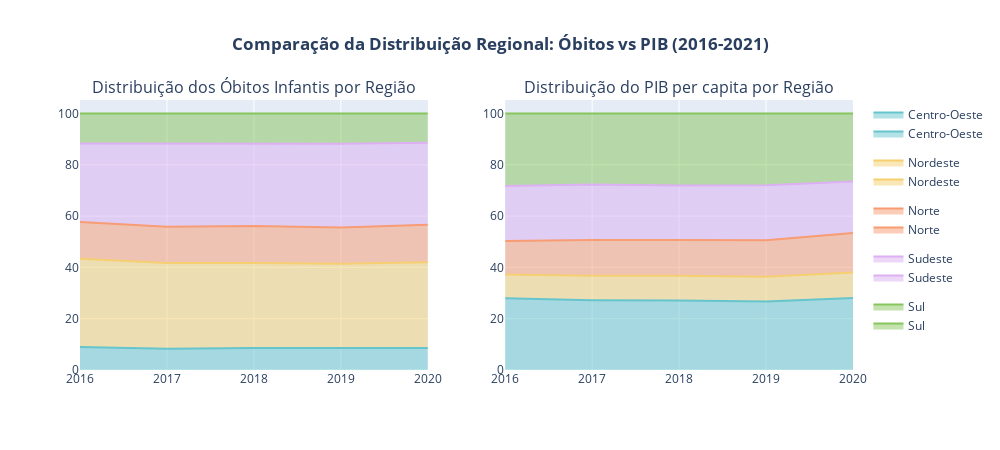

Notebook cell for this chart:
### Markdown cell above
#### 📊 Análise da Relação entre PIB per Capita e Mortalidade Infantil
Investigar se existe correlação significativa entre o desenvolvimento econômico regional (medido pelo PIB per capita) e os índices de mortalidade infantil no período 2016-2021.

### Code cell
# 1. Preparação dos dados
df_obitos = pd.read_csv('dataFrame/BrStatsAtualizada.csv', sep=';', low_memory=False)
df_pib = pd.read_csv('pib_per_capita/pib_per_capita_regioes.csv')

# Converter dados numéricos
df_obitos['NrObitosInfantis'] = df_obitos['NrObitosInfantis'].astype(str).str.replace('.','').str.replace(',','.').astype(float)
df_obitos['Ano'] = df_obitos['Ano'].astype(str)
df_pib['Ano'] = df_pib['Ano'].astype(str)

# Agregar e juntar dados
df_agregado = df_obitos.groupby(['Ano', 'Regiao'])['NrObitosInfantis'].sum().reset_index()
df_final = pd.merge(df_agregado, df_pib, on=['Ano', 'Regiao'])

# 2. Criar gráfico de área percentual para Óbitos
fig_obitos = px.area(
    df_final,
    x='Ano',
    y='NrObitosInfantis',
    color='Regiao',
    title='<b>Distribuição Percentual dos Óbitos Infantis por Região</b>',
    labels={'NrObitosInfantis': 'Participação % nos Óbitos', 'Ano': 'Ano'},
    groupnorm='percent',  # Normaliza para 100%
    color_discrete_sequence=px.colors.qualitative.Pastel
)

# 3. Criar gráfico de área percentual para PIB
fig_pib = px.area(
    df_final,
    x='Ano',
    y='PIB_per_capita',
    color='Regiao',
    title='<b>Distribuição Percentual do PIB per capita por Região</b>',
    labels={'PIB_per_capita': 'Participação % no PIB', 'Ano': 'Ano'},
    groupnorm='percent',  # Normaliza para 100%
    color_discrete_sequence=px.colors.qualitative.Pastel
)

# 4. Ajustar layouts
for fig in [fig_obitos, fig_pib]:
    fig.update_layout(
        height=400,
        width=800,
        hovermode='x unified',
        yaxis=dict(ticksuffix='%'),
        legend=dict(orientation='h', yanchor='bottom', y=1.02),
        margin=dict(l=50, r=50, t=80, b=50)
    )
    fig.update_traces(
        hovertemplate='<b>%{color}</b><br>Ano: %{x}<br>Participação: %{y:.1f}%'
    )

# 5. Exibir gráficos lado a lado
from plotly.subplots import make_subplots

final_fig = make_subplots(rows=1, cols=2, subplot_titles=(
    'Distribuição dos Óbitos Infantis por Região',
    'Distribuição do PIB per capita por Região'
))

for trace in fig_obitos.data:
    final_fig.add_trace(trace, row=1, col=1)
    
for trace in fig_pib.data:
    final_fig.add_trace(trace, row=1, col=2)

final_fig.update_layout(
    height=450,
    width=1000,
    showlegend=True,
    title_text='<b>Comparação da Distribuição Regional: Óbitos vs PIB (2016-2021)</b>',
    title_x=0.5
)

final_fig.show()

### Figure 1 — Plotly figure (JSON) as saved in the notebook; plotly's stock layout.template omitted (floating-point values rounded to 4 significant figures)
{"data": [{"fillpattern": {"shape": ""}, "groupnorm": "percent", "hovertemplate": "<b>%{color}</b><br>Ano: %{x}<br>Participação: %{y:.1f}%", "legendgroup": "Centro-Oeste", "line": {"color": "rgb(102, 197, 204)"}, "marker": {"symbol": "circle"}, "mode": "lines", "name": "Centro-Oeste", "orientation": "v", "showlegend": true, "stackgroup": "1", "type": "scatter", "x": ["2016", "2017", "2018", "2019", "2020"], "xaxis": "x", "y": [2978.0, 2845.0, 2901.0, 2854.0, 2578.0], "yaxis": "y"}, {"fillpattern": {"shape": ""}, "groupnorm": "percent", "hovertemplate": "<b>%{color}</b><br>Ano: %{x}<br>Participação: %{y:.1f}%", "legendgroup": "Nordeste", "line": {"color": "rgb(246, 207, 113)"}, "marker": {"symbol": "circle"}, "mode": "lines", "name": "Nordeste", "orientation": "v", "showlegend": true, "stackgroup": "1", "type": "scatter", "x": ["2016", "2017", "2018", "2019", "2020"], "xaxis": "x", "y": [11490.0, 11480.0, 11300.0, 11020.0, 9983.0], "yaxis": "y"}, {"fillpattern": {"shape": ""}, "groupnorm": "percent", "hovertemplate": "<b>%{color}</b><br>Ano: %{x}<br>Participação: %{y:.1f}%", "legendgroup": "Norte", "line": {"color": "rgb(248, 156, 116)"}, "marker": {"symbol": "circle"}, "mode": "lines", "name": "Norte", "orientation": "v", "showlegend": true, "stackgroup": "1", "type": "scatter", "x": ["2016", "2017", "2018", "2019", "2020"], "xaxis": "x", "y": [4765.0, 4820.0, 4890.0, 4732.0, 4379.0], "yaxis": "y"}, {"fillpattern": {"shape": ""}, "groupnorm": "percent", "hovertemplate": "<b>%{color}</b><br>Ano: %{x}<br>Participação: %{y:.1f}%", "legendgroup": "Sudeste", "line": {"color": "rgb(220, 176, 242)"}, "marker": {"symbol": "circle"}, "mode": "lines", "name": "Sudeste", "orientation": "v", "showlegend": true, "stackgroup": "1", "type": "scatter", "x": ["2016", "2017", "2018", "2019", "2020"], "xaxis": "x", "y": [10220.0, 11130.0, 10990.0, 10920.0, 9567.0], "yaxis": "y"}, {"fillpattern": {"shape": ""}, "groupnorm": "percent", "hovertemplate": "<b>%{color}</b><br>Ano: %{x}<br>Participação: %{y:.1f}%", "legendgroup": "Sul", "line": {"color": "rgb(135, 197, 95)"}, "marker": {"symbol": "circle"}, "mode": "lines", "name": "Sul", "orientation": "v", "showlegend": true, "stackgroup": "1", "type": "scatter", "x": ["2016", "2017", "2018", "2019", "2020"], "xaxis": "x", "y": [3898.0, 4031.0, 3931.0, 3947.0, 3397.0], "yaxis": "y"}, {"fillpattern": {"shape": ""}, "groupnorm": "percent", "hovertemplate": "<b>%{color}</b><br>Ano: %{x}<br>Participação: %{y:.1f}%", "legendgroup": "Centro-Oeste", "line": {"color": "rgb(102, 197, 204)"}, "marker": {"symbol": "circle"}, "mode": "lines", "name": "Centro-Oeste", "orientation": "v", "showlegend": true, "stackgroup": "1", "type": "scatter", "x": ["2016", "2017", "2018", "2019", "2020"], "xaxis": "x2", "y": [31210.0, 31690.0, 33630.0, 34710.0, 43260.0], "yaxis": "y2"}, {"fillpattern": {"shape": ""}, "groupnorm": "percent", "hovertemplate": "<b>%{color}</b><br>Ano: %{x}<br>Participação: %{y:.1f}%", "legendgroup": "Nordeste", "line": {"color": "rgb(246, 207, 113)"}, "marker": {"symbol": "circle"}, "mode": "lines", "name": "Nordeste", "orientation": "v", "showlegend": true, "stackgroup": "1", "type": "scatter", "x": ["2016", "2017", "2018", "2019", "2020"], "xaxis": "x2", "y": [10260.0, 11210.0, 12050.0, 12660.0, 15290.0], "yaxis": "y2"}, {"fillpattern": {"shape": ""}, "groupnorm": "percent", "hovertemplate": "<b>%{color}</b><br>Ano: %{x}<br>Participação: %{y:.1f}%", "legendgroup": "Norte", "line": {"color": "rgb(248, 156, 116)"}, "marker": {"symbol": "circle"}, "mode": "lines", "name": "Norte", "orientation": "v", "showlegend": true, "stackgroup": "1", "type": "scatter", "x": ["2016", "2017", "2018", "2019", "2020"], "xaxis": "x2", "y": [14650.0, 16270.0, 17310.0, 18440.0, 23680.0], "yaxis": "y2"}, {"fillpattern": {"shape": ""}, "groupnorm": "percent", "hovertemplate": "<b>%{color}</b><br>Ano: %{x}<br>Participação: %{y:.1f}%", "legendgroup": "Sudeste", "line": {"color": "rgb(220, 176, 242)"}, "marker": {"symbol": "circle"}, "mode": "lines", "name": "Sudeste", "orientation": "v", "showlegend": true, "stackgroup": "1", "type": "scatter", "x": ["2016", "2017", "2018", "2019", "2020"], "xaxis": "x2", "y": [23870.0, 25230.0, 26400.0, 27900.0, 31050.0], "yaxis": "y2"}, {"fillpattern": {"shape": ""}, "groupnorm": "percent", "hovertemplate": "<b>%{color}</b><br>Ano: %{x}<br>Participação: %{y:.1f}%", "legendgroup": "Sul", "line": {"color": "rgb(135, 197, 95)"}, "marker": {"symbol": "circle"}, "mode": "lines", "name": "Sul", "orientation": "v", "showlegend": true, "stackgroup": "1", "type": "scatter", "x": ["2016", "2017", "2018", "2019", "2020"], "xaxis": "x2", "y": [31520.0, 32280.0, 34940.0, 36430.0, 40790.0], "yaxis": "y2"}], "layout": {"annotations": [{"font": {"size": 16}, "showarrow": false, "text": "Distribuição dos Óbitos Infantis por Região", "x": 0.225, "xanchor": "center", "xref": "paper", "y": 1, "yanchor": "bottom", "yref": "paper"}, {"font": {"size": 16}, "showarrow": false, "text": "Distribuição do PIB per capita por Região", "x": 0.775, "xanchor": "center", "xref": "paper", "y": 1, "yanchor": "bottom", "yref": "paper"}], "height": 450, "showlegend": true, "title": {"text": "<b>Comparação da Distribuição Regional: Óbitos vs PIB (2016-2021)</b>", "x": 0.5}, "width": 1000, "xaxis": {"anchor": "y", "domain": [0, 0.45]}, "xaxis2": {"anchor": "y2", "domain": [0.55, 1]}, "yaxis": {"anchor": "x", "domain": [0, 1]}, "yaxis2": {"anchor": "x2", "domain": [0, 1]}}}
